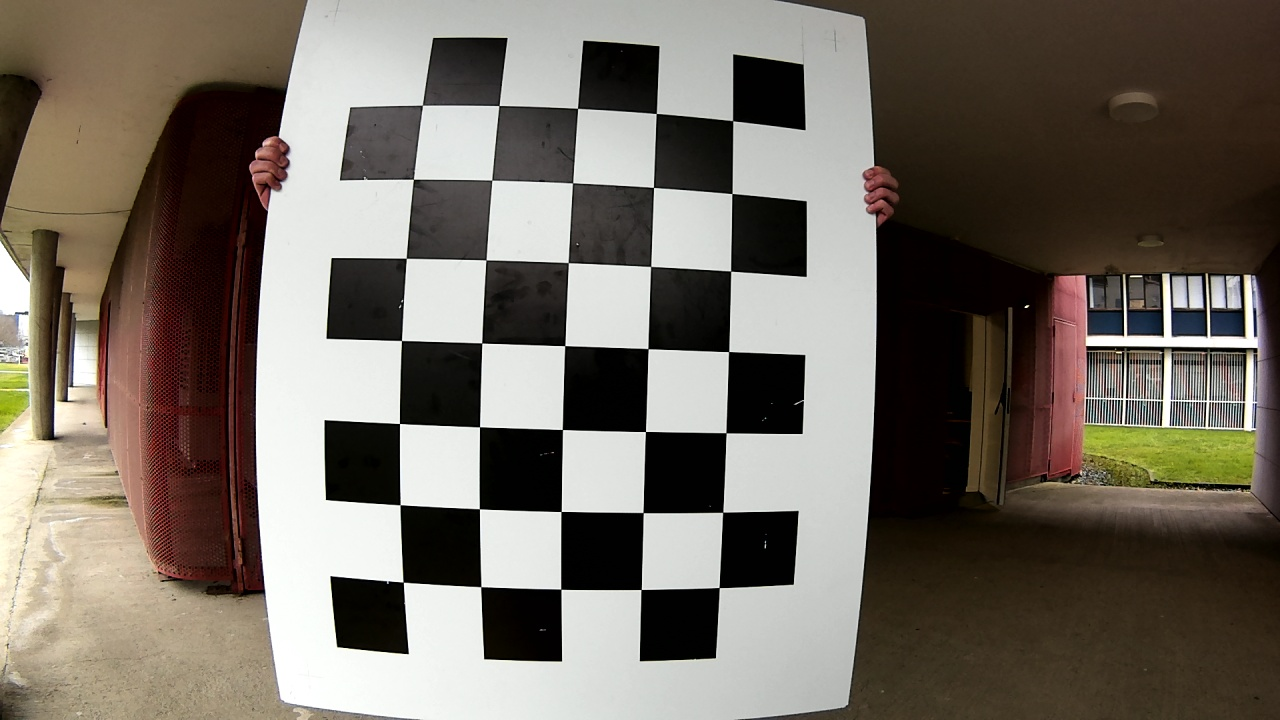
#> input picture tools/calibration/dataset_calib_cam/dataset_cam/photo_20260205_145928.jpg, 1280 x 720 px; its folder holds 4 pictures in this run
$ python calib_cam.py
#> lines starting #> are read from the running program, lines starting #| are printed output that depends on the picture
import cv2
import numpy as np
import glob
import os


DATASET_DIR = os.path.join(os.path.dirname(__file__), "dataset_calib_cam/dataset_cam")  # path to the calibration board images
PATTERN = "photo_*.jpg"

# Number of INNER CORNERS
# Example: 9x6 square checkerboard -> (8,5) inner corners
CHECKERBOARD = (7, 5)

# Size of one square (here 10 cm = 0.10 m or 100 mm)
SQUARE_SIZE = 0.10  # in meters
# =========================

criteria = (cv2.TERM_CRITERIA_EPS + cv2.TERM_CRITERIA_MAX_ITER, 30, 1e-6)

# 3D points in the checkerboard world frame (z=0)
objp = np.zeros((CHECKERBOARD[0] * CHECKERBOARD[1], 3), np.float32)
objp[:, :2] = np.mgrid[0:CHECKERBOARD[0], 0:CHECKERBOARD[1]].T.reshape(-1, 2)
objp *= SQUARE_SIZE

objpoints = []  # 3D points
imgpoints = []  # 2D points

images = sorted(glob.glob(os.path.join(DATASET_DIR, PATTERN)))
if not images:
    raise SystemExit(f"No images found in {DATASET_DIR} matching {PATTERN}")

print(f"Images found: {len(images)}")

img_size = None
used = 0

for fname in images:
    img = cv2.imread(fname)
#> img is the input picture: shape (720, 1280, 3); mean B, G, R 98.4, 108, 115.6
    if img is None:
        print(f"Cannot read {fname}")
        continue

    gray = cv2.cvtColor(img, cv2.COLOR_BGR2GRAY)
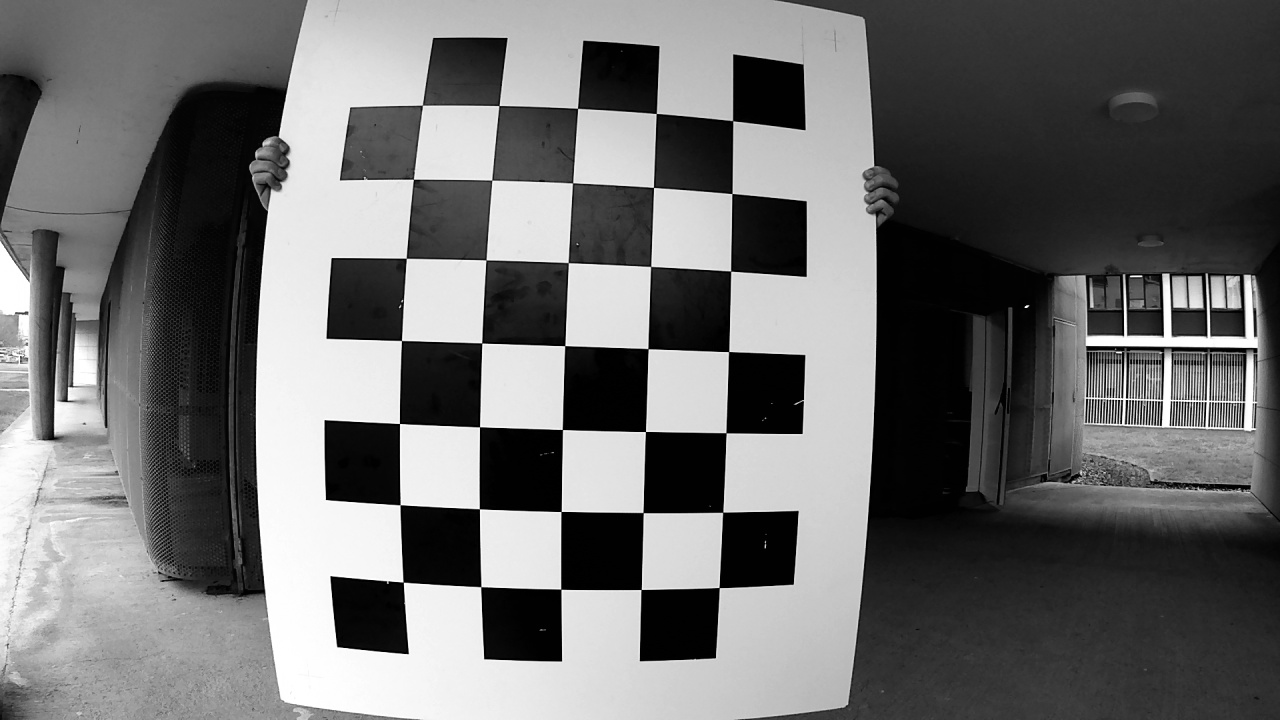
#> gray: shape (720, 1280); min 0, max 255, mean 109.2
    if img_size is None:
        img_size = (gray.shape[1], gray.shape[0])  # (w,h)
#> img_size = (1280, 720)

    # Corner detection
    ret, corners = cv2.findChessboardCorners(gray, CHECKERBOARD, None)
#> ret = True; corners = 35 rows, first 8: [403.3, 582.1], [400, 504.7], [399.5, 423.5], [401.5, 340.5], [406.3, 258.3], [413.5, 179.3], [422.4, 105.3], [480.8, 586.7]

    if ret:
        used += 1
        corners2 = cv2.cornerSubPix(gray, corners, (11, 11), (-1, -1), criteria)
#> corners2 = 35 rows, first 8: [403.2, 582.1], [400.1, 504.7], [399.5, 423.5], [401.5, 340.5], [406.2, 258.3], [413.4, 179.2], [422.4, 105.2], [480.8, 586.7]
        objpoints.append(objp)
        imgpoints.append(corners2)
    else:
        print(f"Checkerboard not detected: {os.path.basename(fname)}")
#> pass 2 of the loop `for fname in images:`:
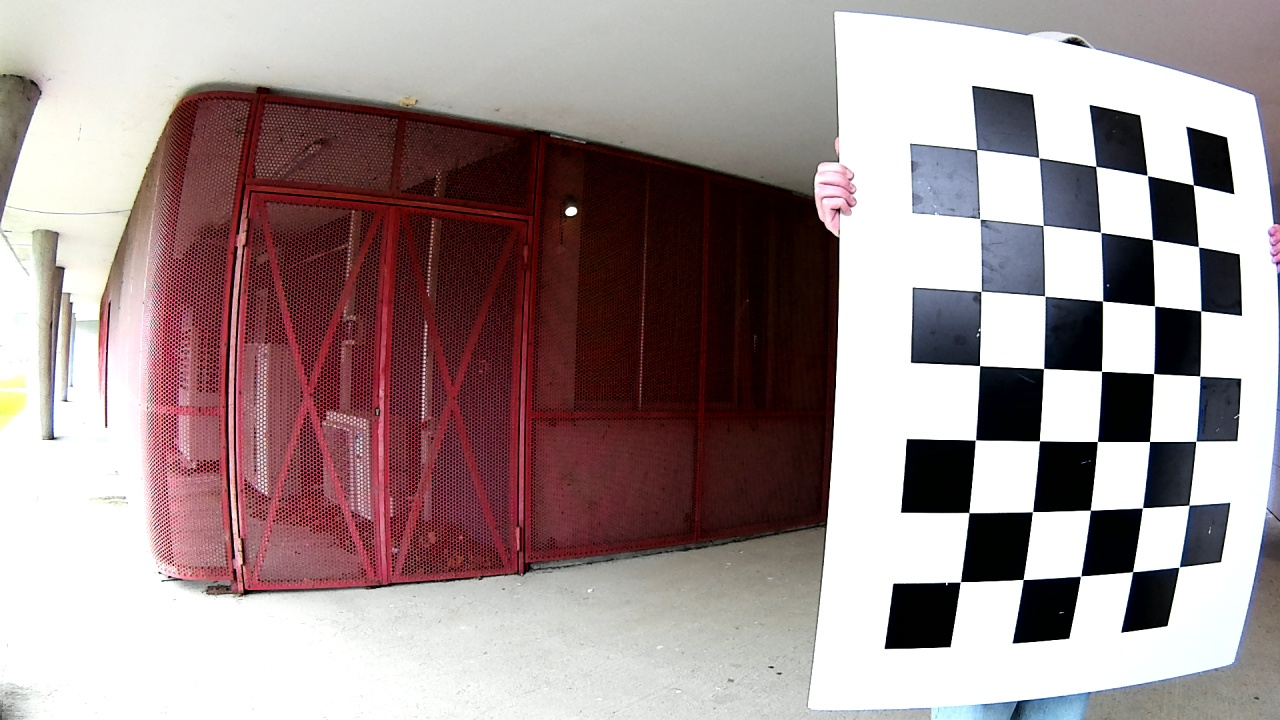
#> input picture tools/calibration/dataset_calib_cam/dataset_cam/photo_20260205_145945.jpg, 1280 x 720 px
#> img is the input picture: shape (720, 1280, 3); mean B, G, R 145.3, 144.8, 161.5
#> `gray = cv2.cvtColor(img, cv2.COLOR_BGR2GRAY)`:
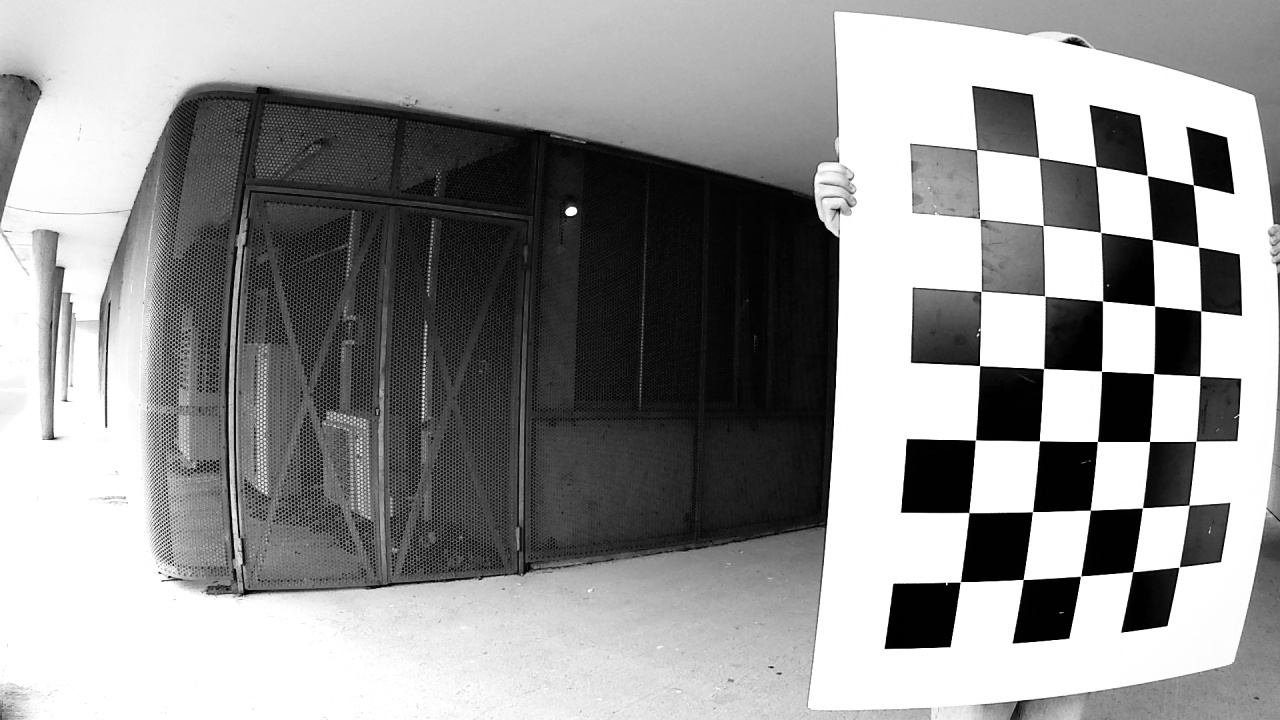
#> gray: shape (720, 1280); min 0, max 255, mean 149.8
#> corners = 35 rows, first 8: [960.3, 581.7], [968.8, 512.6], [975.3, 439.8], [979.6, 365.5], [981.1, 291.6], [979.8, 218.8], [976.4, 149.7], [1023.4, 579.3]
#> corners2 = 35 rows, first 8: [960.4, 581.8], [968.8, 512.5], [975.4, 440], [979.6, 365.7], [980.9, 291.3], [979.7, 218.7], [976.5, 149.6], [1023.2, 579.5]
#> pass 3 of the loop `for fname in images:`:
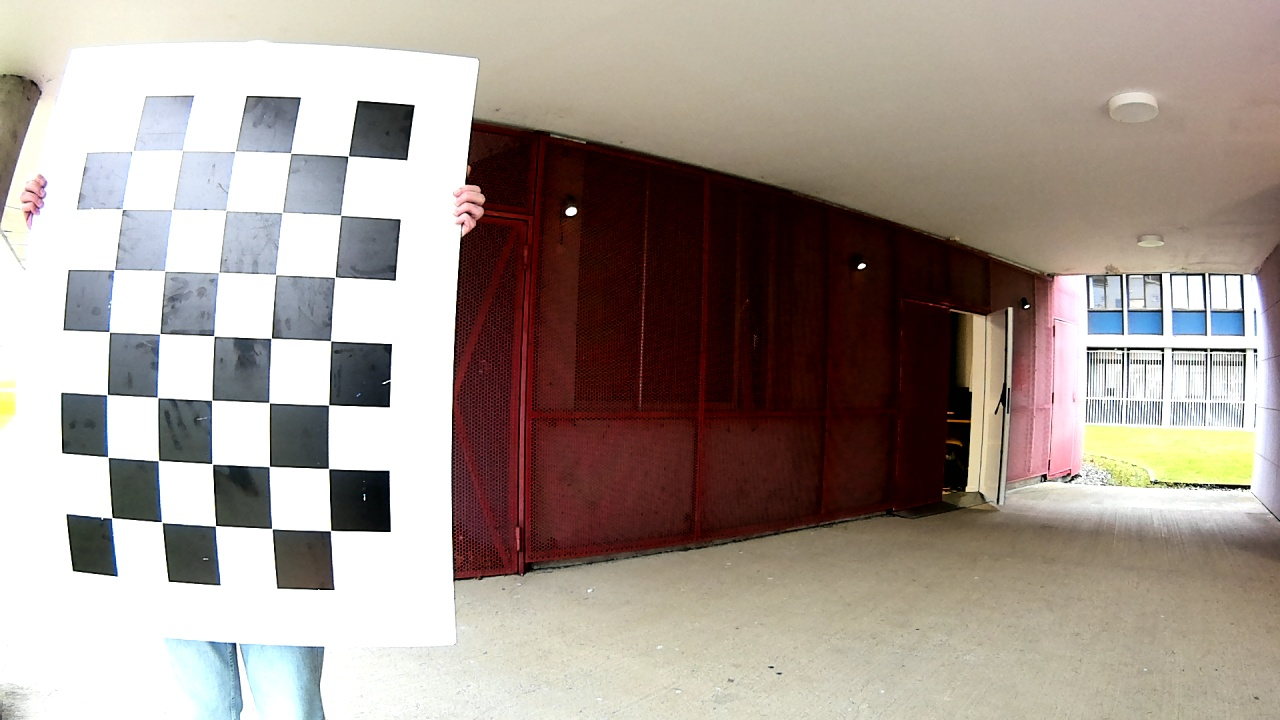
#> input picture tools/calibration/dataset_calib_cam/dataset_cam/photo_20260205_145958.jpg, 1280 x 720 px
#> img is the input picture: shape (720, 1280, 3); mean B, G, R 145.8, 153.4, 165.1
#> `gray = cv2.cvtColor(img, cv2.COLOR_BGR2GRAY)`:
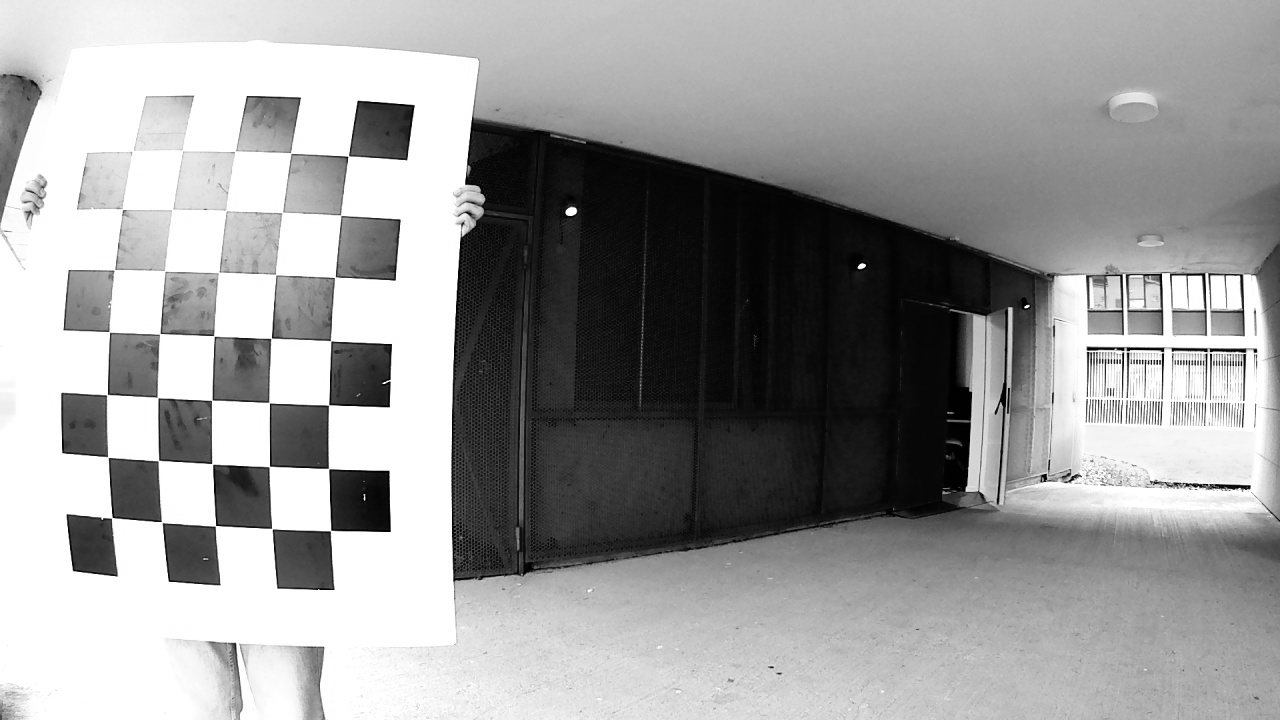
#> gray: shape (720, 1280); min 0, max 255, mean 156.1
#> corners = 35 rows, first 8: [111.8, 517.6], [108.2, 457.4], [107.1, 394.6], [109.5, 332], [114.2, 269.7], [122.7, 209.4], [132.4, 151.9], [161.9, 521.9]
#> corners2 = 35 rows, first 8: [111.4, 517.6], [108, 457.1], [107.2, 394.6], [109.5, 331.7], [114.2, 269.8], [122.4, 209.6], [132.5, 151.2], [161.7, 522.3]
#> the loop made 4 passes; the first 3 are shown

print(f"Images used: {used} / {len(images)}")
if used < 8:
#> (the run stopped early here; a loop or call above may not have finished)
